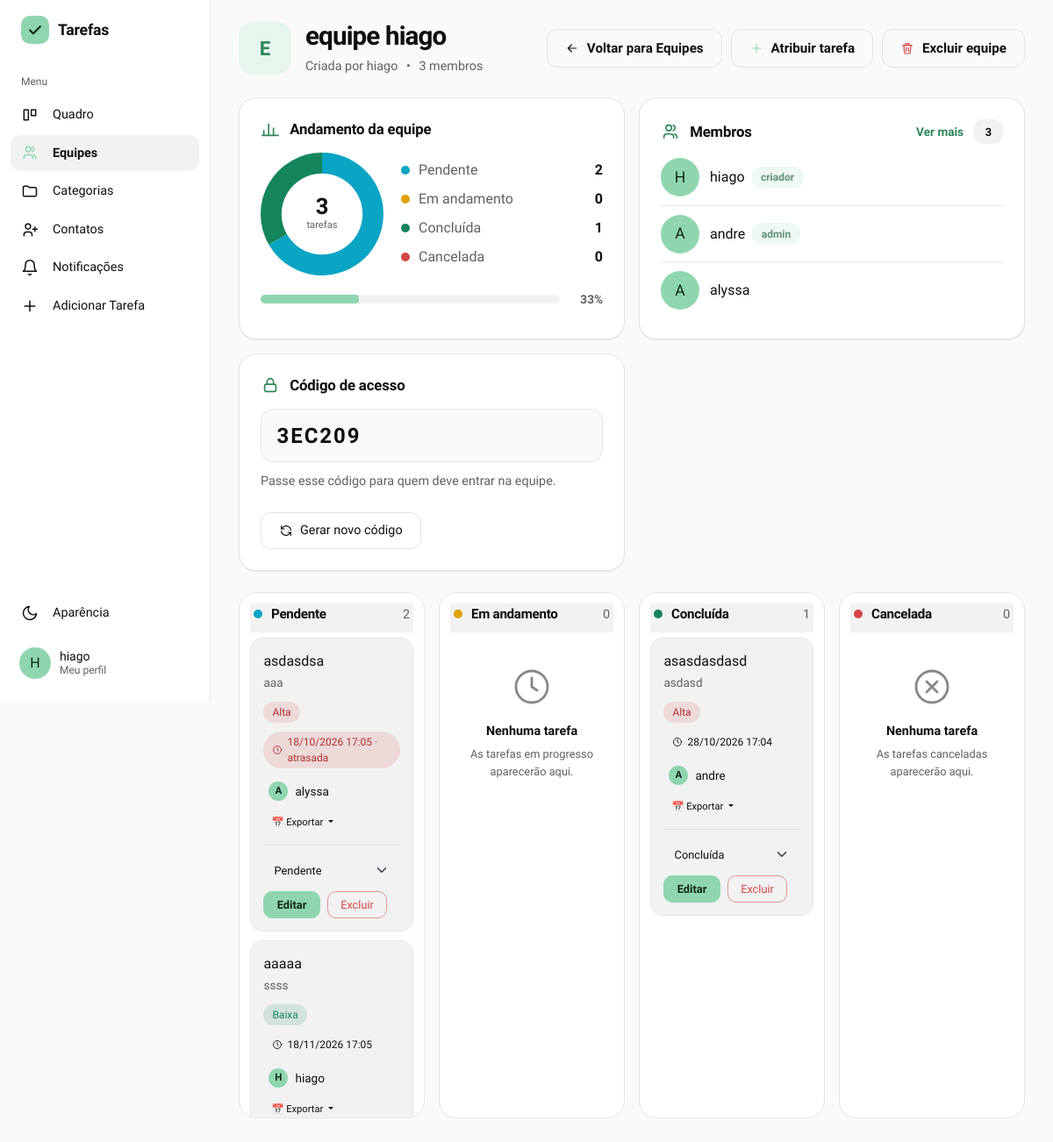
Page /equipes/1 (signed in) on the earlier database version.
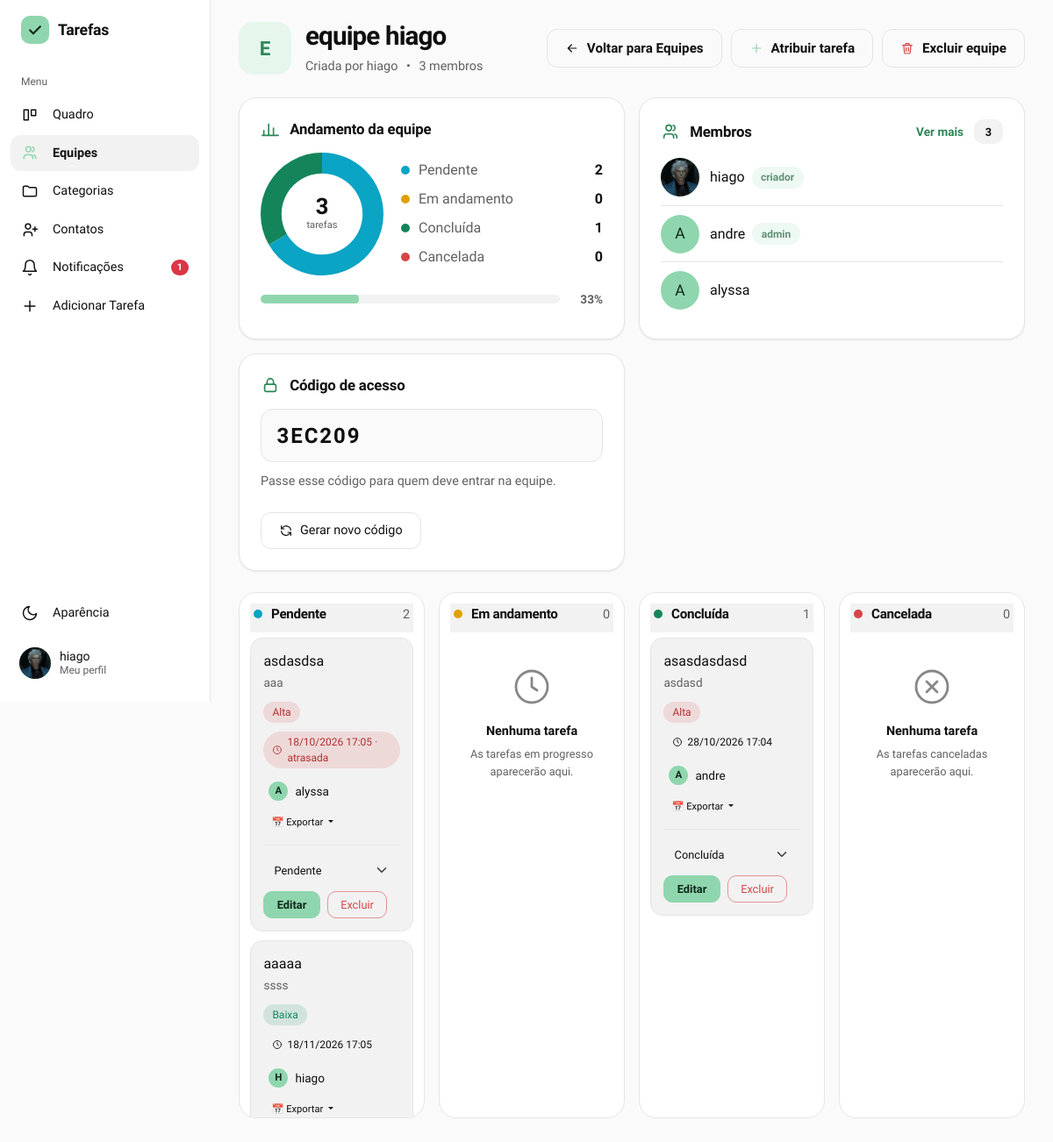
Same page on the later database version.
### gerenciador_de_tarefas/models.py (models this page shows)
class Usuario(db.Model, UserMixin):
    id = db.Column(db.Integer, primary_key=True)
    nomeUsuario = db.Column(db.String(50), unique=True, nullable=False)
    email = db.Column(db.String(254), unique=True, nullable=False)
    senha = db.Column(db.String(255), nullable=False)
    nome = db.Column(db.String(100), nullable=False)
    tarefasCriadas = db.relationship('Tarefa', backref='criador', foreign_keys='Tarefa.criador_id', lazy=True)
    tarefasAtribuidas = db.relationship('Tarefa', backref='responsavel', foreign_keys='Tarefa.responsavel_id', lazy=True)
    cargo = db.Column(db.String(20), nullable=False, default='usuario') #admin ou usuario
    foto_perfil = db.Column(db.String(200), nullable=True, default='default.png')
    ordenacao_quadro = db.Column(db.String(30), nullable=False, default='padrao')

class MembroEquipe(db.Model):
    id = db.Column(db.Integer, primary_key=True)
    equipe_id = db.Column(db.Integer, db.ForeignKey('equipe.id'), nullable=False)
    usuario_id = db.Column(db.Integer, db.ForeignKey('usuario.id'), nullable=False)
    cargo = db.Column(db.String(20), nullable=False, default='membro', server_default='membro')
    usuario = db.relationship('Usuario')
    __table_args__ = (db.UniqueConstraint('equipe_id', 'usuario_id'),)

### gerenciador_de_tarefas/app.py (the view)
@app.route('/equipes/<int:equipe_id>')
@login_required
def ver_equipe(equipe_id):
    equipe = db.get_or_404(Equipe, equipe_id)
    if not eh_membro(equipe):
        flash('Você não faz parte dessa equipe.', 'danger')
        return redirect(url_for('equipes'))
    tarefas = filtrar_tarefas(Tarefa.query.filter_by(equipe_id=equipe.id).all())
    convidaveis = []
    total_contatos = 0
    admin_equipe = eh_admin_equipe(equipe)
    if admin_equipe:
        ja = {m.usuario_id for m in equipe.membros} | {c.convidado_id for c in equipe.convites}
        meus_contatos = contatos_aceitos()
        total_contatos = len(meus_contatos)
        convidaveis = [u for u in meus_contatos if u.id not in ja]
    return render_template('equipe.html', equipe=equipe, tarefas=tarefas,
                           membros=equipe.membros, dono=eh_dono(equipe),
                           admin_equipe=admin_equipe,
                           grafico=contar_status(tarefas),
                           pessoas=[m.usuario for m in equipe.membros],
                           filtrando=filtro_ativo(),
                           convidaveis=convidaveis,
                           total_contatos=total_contatos)

### gerenciador_de_tarefas/app.py (called while the page is built)
@login_manager.user_loader
def load_user(user_id):
    return db.session.get(Usuario, int(user_id))

def link_google_calendar(tarefa):
    if not tarefa.prazo:
        return "#"
    inicio = tarefa.prazo.strftime('%Y%m%dT%H%M00')
    fim = (tarefa.prazo + timedelta(hours=1)).strftime('%Y%m%dT%H%M00')
    titulo = quote(tarefa.titulo)
    descricao = quote(tarefa.descricao or '')
    return f"https://calendar.google.com/calendar/render?action=TEMPLATE&text={titulo}&dates={inicio}/{fim}&details={descricao}"

@app.context_processor
def injetar_categorias_globais():
    if current_user.is_authenticated:
        return dict(categorias_globais=categorias_acessiveis())
    return dict(categorias_globais=[])

@app.context_processor
def injetar_notificacoes():
    if not current_user.is_authenticated:
        return dict(n_notificacoes=0)
    n = (Contato.query.filter_by(destinatario_id=current_user.id, status='pendente').count()
         + ConviteEquipe.query.filter_by(convidado_id=current_user.id).count()
         + Tarefa.query.filter_by(responsavel_id=current_user.id, aceite='aguardando').count())
    return dict(n_notificacoes=n)

### gerenciador_de_tarefas/templates/equipe.html (shortened to what the changed rows need)
{% extends "base.html" %}
{% block content %}
{% macro ico(nome, t=18) -%}
<svg width="{{ t }}" height="{{ t }}" viewBox="0 0 24 24" fill="none" stroke="currentColor" stroke-width="1.8" stroke-linecap="round" stroke-linejoin="round" aria-hidden="true">
{%- if nome == 'users' %}<path d="M16 20v-1.5a3.5 3.5 0 00-3.5-3.5h-5A3.5 3.5 0 004 18.5V20M10 11a3.5 3.5 0 100-7 3.5 3.5 0 000 7zM20 20v-1.5a3.5 3.5 0 00-2.5-3.3M15.5 4.2a3.5 3.5 0 010 6.6"/>
{%- elif nome == 'plus' %}<path d="M12 5v14M5 12h14"/>
{%- elif nome == 'back' %}<path d="M19 12H5M11 6l-6 6 6 6"/>
{%- elif nome == 'trash' %}<path d="M4 7h16M10 11v6M14 11v6M6 7l1 12a2 2 0 002 2h6a2 2 0 002-2l1-12M9 7V4h6v3"/>
{%- elif nome == 'sair' %}<path d="M9 21H5a2 2 0 01-2-2V5a2 2 0 012-2h4M16 17l5-5-5-5M21 12H9"/>
{%- elif nome == 'bars' %}<path d="M4 20v-6M10 20V6M16 20v-9M22 20H2"/>
{%- elif nome == 'lock' %}<rect x="5" y="11" width="14" height="9" rx="2"/><path d="M8 11V8a4 4 0 018 0v3"/>
{%- elif nome == 'refresh' %}<path d="M20 11a8 8 0 00-14.5-3.5L4 9M4 4v5h5M4 13a8 8 0 0014.5 3.5L20 15M20 20v-5h-5"/>
{%- elif nome == 'clock' %}<circle cx="12" cy="12" r="9"/><path d="M12 7v5l3 2"/>
{%- elif nome == 'prancheta' %}<rect x="5" y="4" width="14" height="17" rx="2"/><path d="M9 4h6v3H9zM9 14l2 2 4-4"/>
{%- elif nome == 'check' %}<circle cx="12" cy="12" r="9"/><path d="m8.5 12.5 2.5 2.5 4.5-5"/>
{%- elif nome == 'x' %}<circle cx="12" cy="12" r="9"/><path d="M9 9l6 6M15 9l-6 6"/>
{%- endif %}</svg>
{%- endmacro %}
{% macro linha_membro(m, dono, admin_equipe, equipe, mostrar_acoes=false) -%}
<div class="eqp-membro">
    {% if m.usuario.foto_perfil and m.usuario.foto_perfil != 'default.png' %}
        <img src="{{ url_for('static', filename='uploads/' + m.usuario.foto_perfil) }}" alt="" class="usuario-foto" />
    {% else %}
        <span class="usuario-foto">{{ m.usuario.nomeUsuario[:1]|upper }}</span>
    {% endif %}
    <div class="eqp-membro-identidade">
        <span class="eqp-membro-nome">{{ m.usuario.nomeUsuario }}</span>
        {% if m.usuario_id == equipe.dono_id %}
            <span class="eq-tag">criador</span>
        {% elif m.cargo == 'admin' %}
            <span class="eq-tag">admin</span>
        {% endif %}
    </div>
</div>
{%- endmacro %}
{% set total = grafico|sum %}
{% set pct = ((grafico[2] * 100) / total)|round|int if total else 0 %}
{% set n_membros = membros|length %}
{% set membros_criador = membros|selectattr('usuario_id', 'equalto', equipe.dono_id)|list %}
{% set membros_admins = membros|selectattr('cargo', 'equalto', 'admin')|rejectattr('usuario_id', 'equalto', equipe.dono_id)|list %}
{% set membros_comuns = membros|rejectattr('cargo', 'equalto', 'admin')|rejectattr('usuario_id', 'equalto', equipe.dono_id)|list %}
{% set membros_ordenados = membros_criador + membros_admins + membros_comuns %}
<div class="eqp-topo">
    <div class="eqp-id">
        <div class="min-w-0">
            <h1>{{ equipe.nome }}</h1>
            <div class="eqp-meta">
                <span>Criada por {{ equipe.dono.nomeUsuario }}</span>
                <span aria-hidden="true">•</span>
                <span>{{ n_membros }} membro{{ '' if n_membros == 1 else 's' }}</span>
            </div>
        </div>
    </div>
</div>
<section class="eqp-resumo">
    <div class="cartao">
        <h2 class="eqp-card-titulo">{{ ico('bars', 22) }} Andamento da equipe</h2>
    </div>
    <div class="cartao">
        <div class="eqp-card-cab">
            <h2 class="eqp-card-titulo">{{ ico('users', 22) }} Membros</h2>
        </div>
        <div class="eqp-membros">
            {% for m in membros_ordenados[:3] %}
            {{ linha_membro(m, dono, admin_equipe, equipe) }}
            {% endfor %}
        </div>
    </div>
    {% if admin_equipe %}
    <div class="cartao">
        <h2 class="eqp-card-titulo">{{ ico('lock', 22) }} Código de acesso</h2>
    </div>
    {% endif %}
</section>
{% set colunas = [
    ('Pendente', 'status-pendente', 'prancheta', 'As tarefas que ainda não foram iniciadas aparecerão aqui.'),
    ('Em andamento', 'status-andamento', 'clock', 'As tarefas em progresso aparecerão aqui.'),
    ('Concluída', 'status-concluida', 'check', 'As tarefas concluídas aparecerão aqui.'),
    ('Cancelada', 'status-cancelada', 'x', 'As tarefas canceladas aparecerão aqui.')
] %}
<div class="row g-3 mb-5">
    {% for nome_status, classe_status, icone_vazio, texto_vazio in colunas %}
    {% set lista = tarefas|selectattr('status', 'equalto', nome_status)|list %}
    <div class="col-12 col-md-6 col-xl-3">
        <div class="coluna eqp-coluna {{ classe_status }}">
            <div class="coluna-topo">
                <h2>{{ nome_status }}</h2>
            </div>
        </div>
    </div>
    {% endfor %}
</div>
{% if total > 0 %}
<script>
    var canvas = document.getElementById('graficoStatus');
    var valores = JSON.parse(canvas.dataset.valores);
    var estilo = getComputedStyle(document.documentElement);
    var cores = ['--status-pendente', '--status-andamento', '--status-concluida', '--status-cancelada']
        .map(function (v) { return estilo.getPropertyValue(v).trim(); });
    new Chart(canvas, {
        type: 'doughnut',
        data: {
            labels: ['Pendente', 'Em andamento', 'Concluída', 'Cancelada'],
            datasets: [{ data: valores, backgroundColor: cores, borderWidth: 0, hoverOffset: 4 }]
        },
        options: {
            responsive: true,
            maintainAspectRatio: false,
            cutout: '66%',
            plugins: { legend: { display: false } }
        }
    });
</script>
{% endif %}
{% endblock %}

### gerenciador_de_tarefas/templates/base.html (shortened to what the changed rows need)
<!doctype html>
<html lang="pt-br">
  <head>
    <link
      rel="stylesheet"
      href="https://cdn.jsdelivr.net/npm/bootstrap@5.3.0/dist/css/bootstrap.min.css"
    />
    <link
      rel="stylesheet"
      href="{{ url_for('static', filename='static.css') }}"
    />
    <link rel="stylesheet" href="https://cdn.jsdelivr.net/npm/flatpickr/dist/flatpickr.min.css">
    <link rel="stylesheet" href="https://cdn.jsdelivr.net/npm/flatpickr/dist/themes/dark.css">
  </head>
  <body>
    {% macro aparencia(direcao='dropup') %}
    <div class="{{ direcao }}">
      <button
        class="menu-item"
        type="button"
        data-bs-toggle="dropdown"
        data-bs-auto-close="outside"
        aria-expanded="false"
      >
        <svg viewBox="0 0 24 24" fill="none" stroke="currentColor" stroke-width="1.8" stroke-linecap="round" stroke-linejoin="round" aria-hidden="true"><path d="M21 12.8A9 9 0 1111.2 3a7 7 0 009.8 9.8z"/></svg>
        <span>Aparência</span>
      </button>
    </div>
    {% endmacro %}
    {% macro logo() %}
    <span class="marca-icone">
      <svg width="20" height="20" viewBox="0 0 24 24" fill="none" stroke="currentColor" stroke-width="2.6" stroke-linecap="round" stroke-linejoin="round" aria-hidden="true"><path d="M5 12.5l4.5 4.5L19 7.5"/></svg>
    </span>
    {% endmacro %}
    {% set ep = request.endpoint or '' %}
    {% if current_user.is_authenticated %}
    <div class="app">
      <aside class="lateral" aria-label="Menu principal">
        <a
          class="marca"
          href="{{ url_for('admin_dashboard') if current_user.cargo == 'admin' else url_for('quadro') }}"
        >{{ logo() }}<span>Tarefas</span></a>
        <div class="menu-titulo">Menu</div>
        <a class="menu-item {{ 'ativo' if ep == 'quadro' }}" href="{{ url_for('quadro') }}">
          <svg viewBox="0 0 24 24" fill="none" stroke="currentColor" stroke-width="1.8" stroke-linecap="round" stroke-linejoin="round" aria-hidden="true"><path d="M4 5h6v14H4zM14 5h6v8h-6z"/></svg>
          <span>Quadro</span>
        </a>
        <a class="menu-item {{ 'ativo' if ep in ['equipes', 'ver_equipe', 'adicionar_tarefa_equipe'] }}" href="{{ url_for('equipes') }}">
          <svg viewBox="0 0 24 24" fill="none" stroke="currentColor" stroke-width="1.8" stroke-linecap="round" stroke-linejoin="round" aria-hidden="true"><path d="M16 20v-1.5a3.5 3.5 0 00-3.5-3.5h-5A3.5 3.5 0 004 18.5V20M10 11a3.5 3.5 0 100-7 3.5 3.5 0 000 7zM20 20v-1.5a3.5 3.5 0 00-2.5-3.3M15.5 4.2a3.5 3.5 0 010 6.6"/></svg>
          <span>Equipes</span>
        </a>
        <a class="menu-item {{ 'ativo' if ep in ['ver_categorias', 'ver_categoria'] }}" href="{{ url_for('ver_categorias') }}">
          <svg viewBox="0 0 24 24" fill="none" stroke="currentColor" stroke-width="1.8" stroke-linejoin="round" aria-hidden="true"><path d="M3 7a2 2 0 012-2h4l2 2h8a2 2 0 012 2v8a2 2 0 01-2 2H5a2 2 0 01-2-2z"/></svg>
          <span>Categorias</span>
        </a>
        <a class="menu-item {{ 'ativo' if ep == 'contatos' }}" href="{{ url_for('contatos') }}">
          <svg viewBox="0 0 24 24" fill="none" stroke="currentColor" stroke-width="1.8" stroke-linecap="round" stroke-linejoin="round" aria-hidden="true"><path d="M15 20v-1.5a3.5 3.5 0 00-3.5-3.5h-4A3.5 3.5 0 004 18.5V20M9.5 11a3.5 3.5 0 100-7 3.5 3.5 0 000 7zM19 8v6M16 11h6"/></svg>
          <span>Contatos</span>
        </a>
        <a class="menu-item {{ 'ativo' if ep == 'notificacoes' }}" href="{{ url_for('notificacoes') }}">
          <svg viewBox="0 0 24 24" fill="none" stroke="currentColor" stroke-width="1.8" stroke-linecap="round" stroke-linejoin="round" aria-hidden="true"><path d="M6 8a6 6 0 0112 0c0 7 3 9 3 9H3s3-2 3-9M10.3 21a1.9 1.9 0 003.4 0"/></svg>
          <span>Notificações</span>
          {% if n_notificacoes %}<span class="badge rounded-pill text-bg-danger ms-auto">{{ n_notificacoes }}</span>{% endif %}
        </a>
        <a class="menu-item" href="#" data-bs-toggle="modal" data-bs-target="#modalAdicionarTarefa">
          <svg viewBox="0 0 24 24" fill="none" stroke="currentColor" stroke-width="1.8" stroke-linecap="round" aria-hidden="true"><path d="M12 5v14M5 12h14"/></svg>
          <span>Adicionar Tarefa</span>
        </a>
        <div class="menu-espaco"></div>
        {{ aparencia('dropup') }}
        <a href="#" class="usuario-card mt-2 text-decoration-none" data-bs-toggle="modal" data-bs-target="#modalPerfil" title="Meu Perfil">
          {% if current_user.foto_perfil and current_user.foto_perfil != 'default.png' %}
            <img src="{{ url_for('static', filename='uploads/' + current_user.foto_perfil) }}" alt="" class="usuario-foto" />
          {% else %}
            <span class="usuario-foto">{{ current_user.nomeUsuario[:1]|upper }}</span>
          {% endif %}
          <span class="usuario-nome">{{ current_user.nome or current_user.nomeUsuario }}<small>Meu perfil</small></span>
        </a>
      </aside>
      <main class="conteudo">
        <div class="conteudo-interno">
    {% endif %}
    {% block content %}{% endblock %}
    {% if current_user.is_authenticated %}
        </div>
      </main>
    </div>
    {% else %}
    </main>
    {% endif %}
  </body>
</html>

Differences in the rows shown:
changed Usuario "hiago": foto_perfil: picture added; nomeUsuario "H" → (not shown)
changed through a linked row, MembroEquipe "hiago": foto_perfil: picture added; usuario "H" → (not shown)
Other differences:
{{ n_notificacoes }}: (not shown) → "1"
